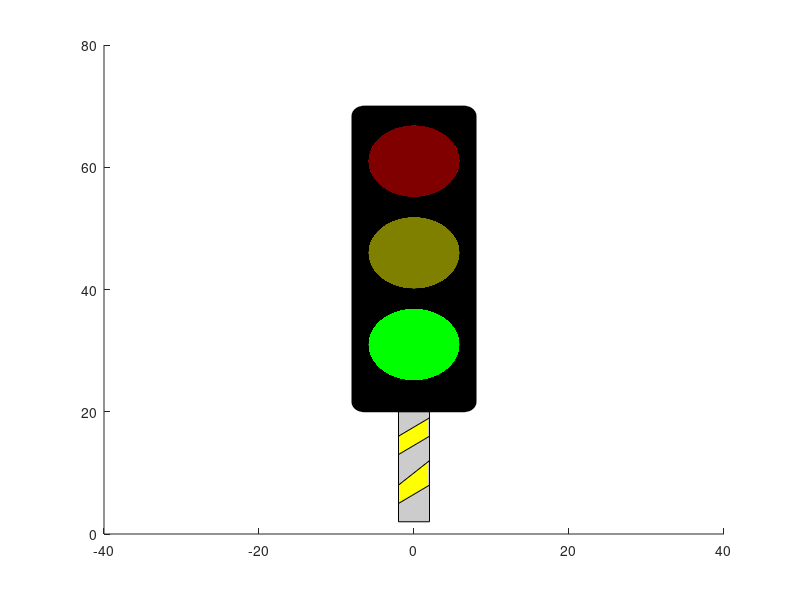

This chart was generated by the following MATLAB code:
function trafficLight()
figure
xlim([-40 40]);
ylim([0, 80]);
rectangle('Position',[-8 20 16 50],'FaceColor',[0 0 0],'Curvature',.2) %black rect
hold on
rectangle('Position',[-2 2 4 18],'FaceColor',[.8 .8 .8])    %gray rect
hold on
% the two yellow shapes 
rectXpoints = [-2 -2 2 2 -2];          
rectYpoints = [13 16 19 16 13];
fill(rectXpoints,rectYpoints,[1 1 0]) %setting yellow color
hold on 
rectXpoints = [-2 -2 2 2 -2];
rectYpoints = [5 8 12 8 5];
fill(rectXpoints,rectYpoints,[1 1 0])
hold on 
% looping 5 times 
for i=1:1:5
%illuminate the red circle and dimming the other ones by facecolor
rectangle('Position',[-6 55 12 12],'FaceColor',[1 0 0],'Curvature',[1 1]) %converting rect to circle using curvature 
rectangle('Position',[-6 40 12 12],'FaceColor',[0.5 .5 0],'Curvature',[1 1])
rectangle('Position',[-6 25 12 12],'FaceColor',[0 .5 0],'Curvature',[1 1])
pause(1)  %pausing 1 sec
rectangle('Position',[-6 55 12 12],'FaceColor',[.5 0 0],'Curvature',[1 1])
rectangle('Position',[-6 40 12 12],'FaceColor',[1 1 0],'Curvature',[1 1])
rectangle('Position',[-6 25 12 12],'FaceColor',[0 .5 0],'Curvature',[1 1])
pause(1)
rectangle('Position',[-6 55 12 12],'FaceColor',[.5 0 0],'Curvature',[1 1])
rectangle('Position',[-6 40 12 12],'FaceColor',[.5 .5 0],'Curvature',[1 1])
rectangle('Position',[-6 25 12 12],'FaceColor',[0 1 0],'Curvature',[1 1])
pause(1)
end
end



